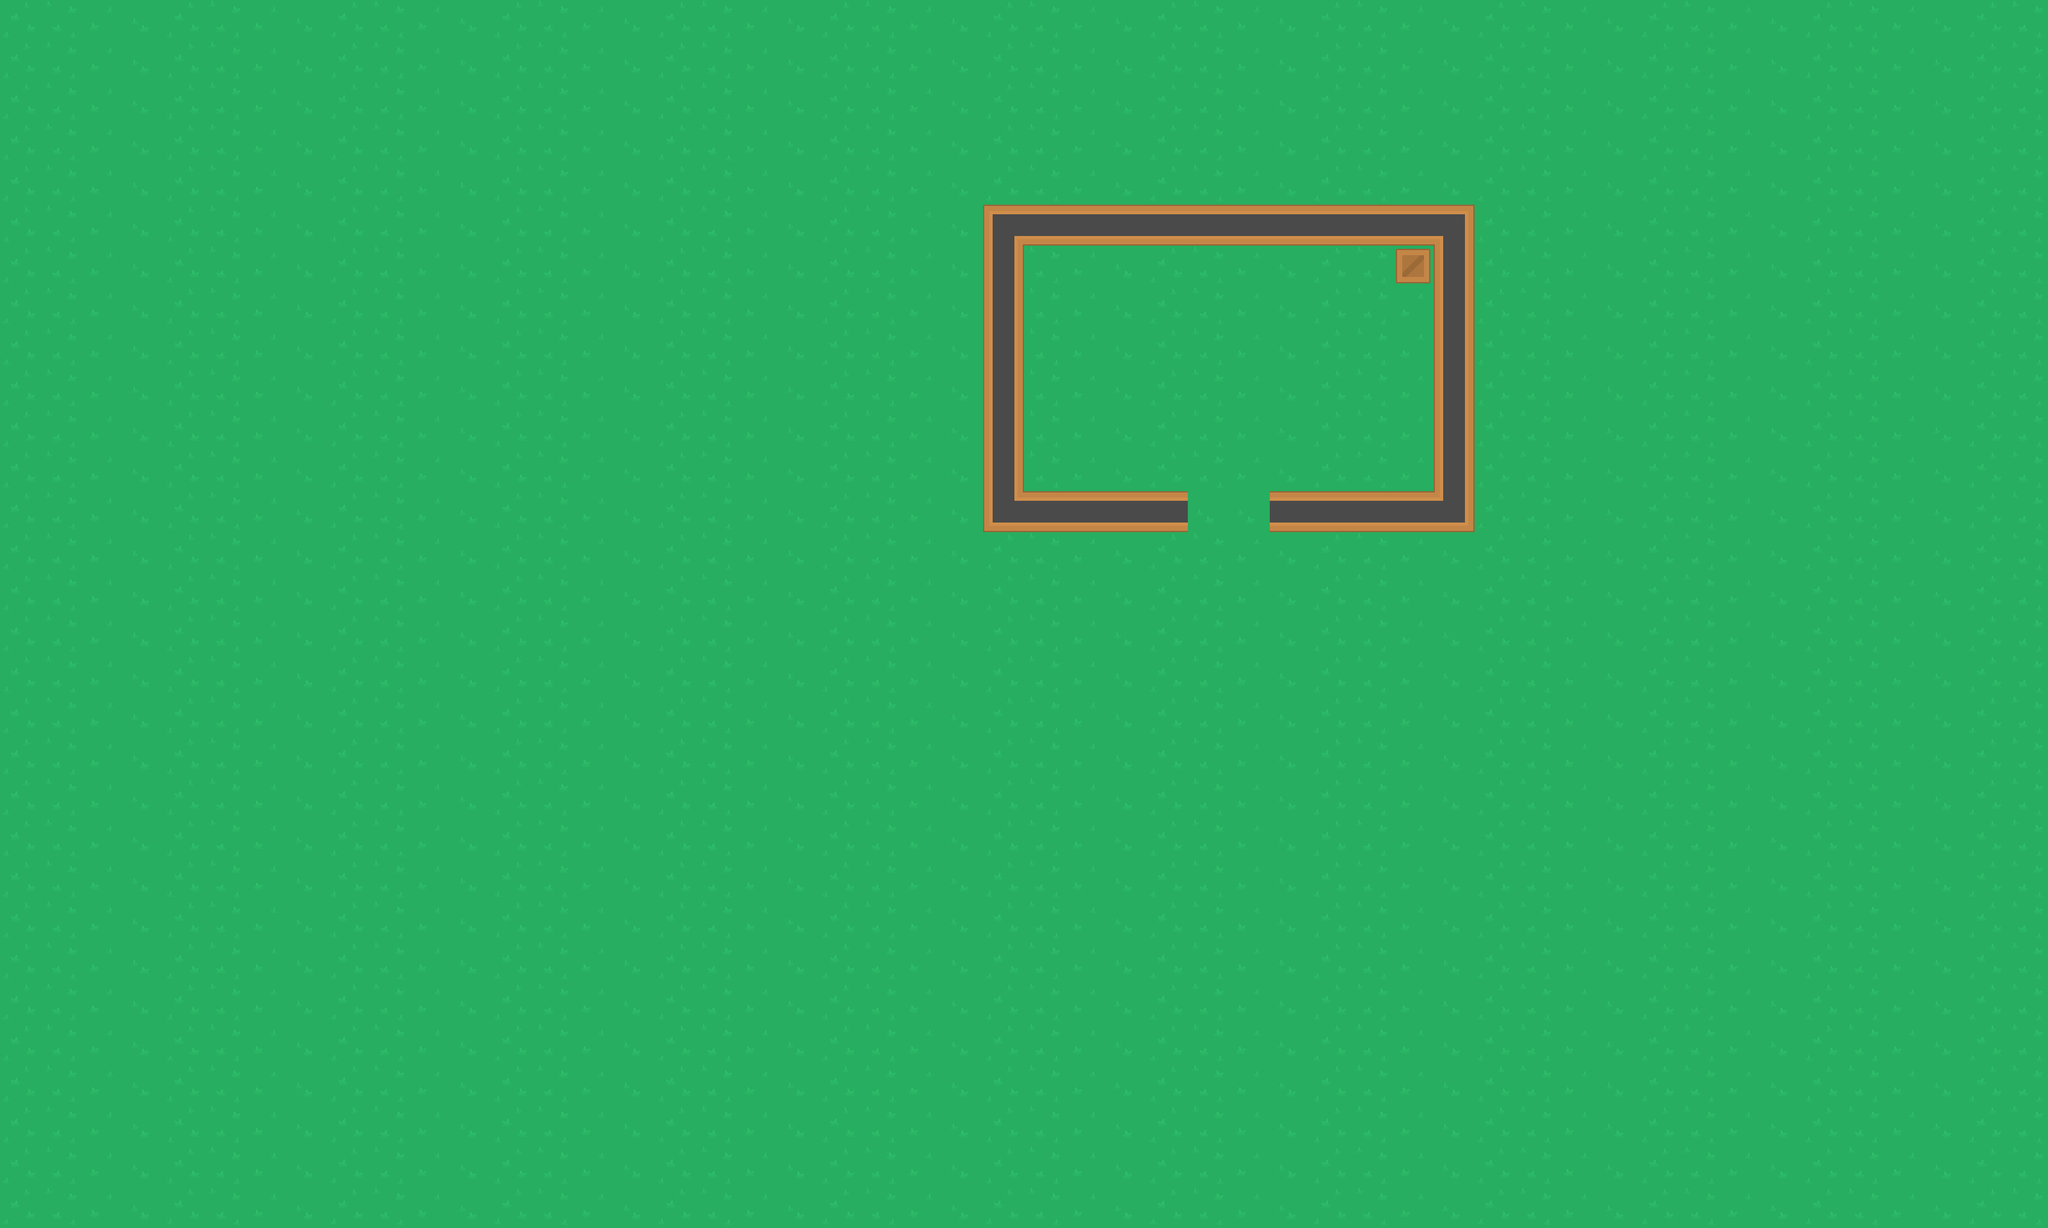

Below is a game level as drawn by its tile map, then a one-line description and the .tmx file that defines it, in full:
An orthogonal 50x30 tile map with 64x64 px tiles, 2 tile layers (Tile Layer 1, walls) and 12 objects (5x wall, 3x zombie, 2x health, player).

<map version="1.5" tiledversion="1.6.0" orientation="orthogonal" renderorder="right-down" width="50" height="30" tilewidth="64" tileheight="64" infinite="0" nextlayerid="5" nextobjectid="45">
 <tileset firstgid="1" source="tiles.tsx" />
 <layer id="1" name="Tile Layer 1" width="50" height="30">
  <data encoding="csv">
1,2,3,4,1,2,3,4,1,2,3,4,1,2,3,4,1,2,3,4,1,2,3,4,1,2,3,4,1,2,3,4,1,2,3,4,1,2,3,4,1,2,3,4,1,2,3,4,1,2,
1,2,3,4,1,2,3,4,1,2,3,4,1,2,3,4,1,2,3,4,1,2,3,4,1,2,3,4,1,2,3,4,1,2,3,4,1,2,3,4,1,2,3,4,1,2,3,4,1,2,
1,2,3,4,1,2,3,4,1,2,3,4,1,2,3,4,1,2,3,4,1,2,3,4,1,2,3,4,1,2,3,4,1,2,3,4,1,2,3,4,1,2,3,4,1,2,3,4,1,2,
1,2,3,4,1,2,3,4,1,2,3,4,1,2,3,4,1,2,3,4,1,2,3,4,1,2,3,4,1,2,3,4,1,2,3,4,1,2,3,4,1,2,3,4,1,2,3,4,1,2,
1,2,3,4,1,2,3,4,1,2,3,4,1,2,3,4,1,2,3,4,1,2,3,4,1,2,3,4,1,2,3,4,1,2,3,4,1,2,3,4,1,2,3,4,1,2,3,4,1,2,
1,2,3,4,1,2,3,4,1,2,3,4,1,2,3,4,1,2,3,4,1,2,3,4,1,2,3,4,1,2,3,4,1,2,3,4,1,2,3,4,1,2,3,4,1,2,3,4,1,2,
1,2,3,4,1,2,3,4,1,2,3,4,1,2,3,4,1,2,3,4,1,2,3,4,1,2,3,4,1,2,3,4,1,2,3,4,1,2,3,4,1,2,3,4,1,2,3,4,1,2,
1,2,3,4,1,2,3,4,1,2,3,4,1,2,3,4,1,2,3,4,1,2,3,4,1,2,3,4,1,2,3,4,1,2,3,4,1,2,3,4,1,2,3,4,1,2,3,4,1,2,
1,2,3,4,1,2,3,4,1,2,3,4,1,2,3,4,1,2,3,4,1,2,3,4,1,2,3,4,1,2,3,4,1,2,3,4,1,2,3,4,1,2,3,4,1,2,3,4,1,2,
1,2,3,4,1,2,3,4,1,2,3,4,1,2,3,4,1,2,3,4,1,2,3,4,1,2,3,4,1,2,3,4,1,2,3,4,1,2,3,4,1,2,3,4,1,2,3,4,1,2,
1,2,3,4,1,2,3,4,1,2,3,4,1,2,3,4,1,2,3,4,1,2,3,4,1,2,3,4,1,2,3,4,1,2,3,4,1,2,3,4,1,2,3,4,1,2,3,4,1,2,
1,2,3,4,1,2,3,4,1,2,3,4,1,2,3,4,1,2,3,4,1,2,3,4,1,2,3,4,1,2,3,4,1,2,3,4,1,2,3,4,1,2,3,4,1,2,3,4,1,2,
1,2,3,4,1,2,3,4,1,2,3,4,1,2,3,4,1,2,3,4,1,2,3,4,1,2,3,4,1,2,3,4,1,2,3,4,1,2,3,4,1,2,3,4,1,2,3,4,1,2,
1,2,3,4,1,2,3,4,1,2,3,4,1,2,3,4,1,2,3,4,1,2,3,4,1,2,3,4,1,2,3,4,1,2,3,4,1,2,3,4,1,2,3,4,1,2,3,4,1,2,
1,2,3,4,1,2,3,4,1,2,3,4,1,2,3,4,1,2,3,4,1,2,3,4,1,2,3,4,1,2,3,4,1,2,3,4,1,2,3,4,1,2,3,4,1,2,3,4,1,2,
1,2,3,4,1,2,3,4,1,2,3,4,1,2,3,4,1,2,3,4,1,2,3,4,1,2,3,4,1,2,3,4,1,2,3,4,1,2,3,4,1,2,3,4,1,2,3,4,1,2,
1,2,3,4,1,2,3,4,1,2,3,4,1,2,3,4,1,2,3,4,1,2,3,4,1,2,3,4,1,2,3,4,1,2,3,4,1,2,3,4,1,2,3,4,1,2,3,4,1,2,
1,2,3,4,1,2,3,4,1,2,3,4,1,2,3,4,1,2,3,4,1,2,3,4,1,2,3,4,1,2,3,4,1,2,3,4,1,2,3,4,1,2,3,4,1,2,3,4,1,2,
1,2,3,4,1,2,3,4,1,2,3,4,1,2,3,4,1,2,3,4,1,2,3,4,1,2,3,4,1,2,3,4,1,2,3,4,1,2,3,4,1,2,3,4,1,2,3,4,1,2,
1,2,3,4,1,2,3,4,1,2,3,4,1,2,3,4,1,2,3,4,1,2,3,4,1,2,3,4,1,2,3,4,1,2,3,4,1,2,3,4,1,2,3,4,1,2,3,4,1,2,
1,2,3,4,1,2,3,4,1,2,3,4,1,2,3,4,1,2,3,4,1,2,3,4,1,2,3,4,1,2,3,4,1,2,3,4,1,2,3,4,1,2,3,4,1,2,3,4,1,2,
1,2,3,4,1,2,3,4,1,2,3,4,1,2,3,4,1,2,3,4,1,2,3,4,1,2,3,4,1,2,3,4,1,2,3,4,1,2,3,4,1,2,3,4,1,2,3,4,1,2,
1,2,3,4,1,2,3,4,1,2,3,4,1,2,3,4,1,2,3,4,1,2,3,4,1,2,3,4,1,2,3,4,1,2,3,4,1,2,3,4,1,2,3,4,1,2,3,4,1,2,
1,2,3,4,1,2,3,4,1,2,3,4,1,2,3,4,1,2,3,4,1,2,3,4,1,2,3,4,1,2,3,4,1,2,3,4,1,2,3,4,1,2,3,4,1,2,3,4,1,2,
1,2,3,4,1,2,3,4,1,2,3,4,1,2,3,4,1,2,3,4,1,2,3,4,1,2,3,4,1,2,3,4,1,2,3,4,1,2,3,4,1,2,3,4,1,2,3,4,1,2,
1,2,3,4,1,2,3,4,1,2,3,4,1,2,3,4,1,2,3,4,1,2,3,4,1,2,3,4,1,2,3,4,1,2,3,4,1,2,3,4,1,2,3,4,1,2,3,4,1,2,
1,2,3,4,1,2,3,4,1,2,3,4,1,2,3,4,1,2,3,4,1,2,3,4,1,2,3,4,1,2,3,4,1,2,3,4,1,2,3,4,1,2,3,4,1,2,3,4,1,2,
1,2,3,4,1,2,3,4,1,2,3,4,1,2,3,4,1,2,3,4,1,2,3,4,1,2,3,4,1,2,3,4,1,2,3,4,1,2,3,4,1,2,3,4,1,2,3,4,1,2,
1,2,3,4,1,2,3,4,1,2,3,4,1,2,3,4,1,2,3,4,1,2,3,4,1,2,3,4,1,2,3,4,1,2,3,4,1,2,3,4,1,2,3,4,1,2,3,4,1,2,
1,2,3,4,1,2,3,4,1,2,3,4,1,2,3,4,1,2,3,4,1,2,3,4,1,2,3,4,1,2,3,4,1,2,3,4,1,2,3,4,1,2,3,4,1,2,3,4,1,2
</data>
 </layer>
 <layer id="3" name="walls" width="50" height="30">
  <data encoding="csv">
0,0,0,0,0,0,0,0,0,0,0,0,0,0,0,0,0,0,0,0,0,0,0,0,0,0,0,0,0,0,0,0,0,0,0,0,0,0,0,0,0,0,0,0,0,0,0,0,0,0,
0,0,0,0,0,0,0,0,0,0,0,0,0,0,0,0,0,0,0,0,0,0,0,0,0,0,0,0,0,0,0,0,0,0,0,0,0,0,0,0,0,0,0,0,0,0,0,0,0,0,
0,0,0,0,0,0,0,0,0,0,0,0,0,0,0,0,0,0,0,0,0,0,0,0,0,0,0,0,0,0,0,0,0,0,0,0,0,0,0,0,0,0,0,0,0,0,0,0,0,0,
0,0,0,0,0,0,0,0,0,0,0,0,0,0,0,0,0,0,0,0,0,0,0,0,0,0,0,0,0,0,0,0,0,0,0,0,0,0,0,0,0,0,0,0,0,0,0,0,0,0,
0,0,0,0,0,0,0,0,0,0,0,0,0,0,0,0,0,0,0,0,0,0,0,0,0,0,0,0,0,0,0,0,0,0,0,0,0,0,0,0,0,0,0,0,0,0,0,0,0,0,
0,0,0,0,0,0,0,0,0,0,0,0,0,0,0,0,0,0,0,0,0,0,0,0,118,120,120,120,120,120,120,120,120,120,120,119,0,0,0,0,0,0,0,0,0,0,0,0,0,0,
0,0,0,0,0,0,0,0,0,0,0,0,0,0,0,0,0,0,0,0,0,0,0,0,147,0,0,0,0,0,0,0,0,0,129,147,0,0,0,0,0,0,0,0,0,0,0,0,0,0,
0,0,0,0,0,0,0,0,0,0,0,0,0,0,0,0,0,0,0,0,0,0,0,0,147,0,0,0,0,0,0,0,0,0,0,147,0,0,0,0,0,0,0,0,0,0,0,0,0,0,
0,0,0,0,0,0,0,0,0,0,0,0,0,0,0,0,0,0,0,0,0,0,0,0,147,0,0,0,0,0,0,0,0,0,0,147,0,0,0,0,0,0,0,0,0,0,0,0,0,0,
0,0,0,0,0,0,0,0,0,0,0,0,0,0,0,0,0,0,0,0,0,0,0,0,147,0,0,0,0,0,0,0,0,0,0,147,0,0,0,0,0,0,0,0,0,0,0,0,0,0,
0,0,0,0,0,0,0,0,0,0,0,0,0,0,0,0,0,0,0,0,0,0,0,0,147,0,0,0,0,0,0,0,0,0,0,147,0,0,0,0,0,0,0,0,0,0,0,0,0,0,
0,0,0,0,0,0,0,0,0,0,0,0,0,0,0,0,0,0,0,0,0,0,0,0,147,0,0,0,0,0,0,0,0,0,0,147,0,0,0,0,0,0,0,0,0,0,0,0,0,0,
0,0,0,0,0,0,0,0,0,0,0,0,0,0,0,0,0,0,0,0,0,0,0,0,145,120,120,120,120,4,4,120,120,120,120,146,0,0,0,0,0,0,0,0,0,0,0,0,0,0,
0,0,0,0,0,0,0,0,0,0,0,0,0,0,0,0,0,0,0,0,0,0,0,0,0,0,0,0,0,0,0,0,0,0,0,0,0,0,0,0,0,0,0,0,0,0,0,0,0,0,
0,0,0,0,0,0,0,0,0,0,0,0,0,0,0,0,0,0,0,0,0,0,0,0,0,0,0,0,0,0,0,0,0,0,0,0,0,0,0,0,0,0,0,0,0,0,0,0,0,0,
0,0,0,0,0,0,0,0,0,0,0,0,0,0,0,0,0,0,0,0,0,0,0,0,0,0,0,0,0,0,0,0,0,0,0,0,0,0,0,0,0,0,0,0,0,0,0,0,0,0,
0,0,0,0,0,0,0,0,0,0,0,0,0,0,0,0,0,0,0,0,0,0,0,0,0,0,0,0,0,0,0,0,0,0,0,0,0,0,0,0,0,0,0,0,0,0,0,0,0,0,
0,0,0,0,0,0,0,0,0,0,0,0,0,0,0,0,0,0,0,0,0,0,0,0,0,0,0,0,0,0,0,0,0,0,0,0,0,0,0,0,0,0,0,0,0,0,0,0,0,0,
0,0,0,0,0,0,0,0,0,0,0,0,0,0,0,0,0,0,0,0,0,0,0,0,0,0,0,0,0,0,0,0,0,0,0,0,0,0,0,0,0,0,0,0,0,0,0,0,0,0,
0,0,0,0,0,0,0,0,0,0,0,0,0,0,0,0,0,0,0,0,0,0,0,0,0,0,0,0,0,0,0,0,0,0,0,0,0,0,0,0,0,0,0,0,0,0,0,0,0,0,
0,0,0,0,0,0,0,0,0,0,0,0,0,0,0,0,0,0,0,0,0,0,0,0,0,0,0,0,0,0,0,0,0,0,0,0,0,0,0,0,0,0,0,0,0,0,0,0,0,0,
0,0,0,0,0,0,0,0,0,0,0,0,0,0,0,0,0,0,0,0,0,0,0,0,0,0,0,0,0,0,0,0,0,0,0,0,0,0,0,0,0,0,0,0,0,0,0,0,0,0,
0,0,0,0,0,0,0,0,0,0,0,0,0,0,0,0,0,0,0,0,0,0,0,0,0,0,0,0,0,0,0,0,0,0,0,0,0,0,0,0,0,0,0,0,0,0,0,0,0,0,
0,0,0,0,0,0,0,0,0,0,0,0,0,0,0,0,0,0,0,0,0,0,0,0,0,0,0,0,0,0,0,0,0,0,0,0,0,0,0,0,0,0,0,0,0,0,0,0,0,0,
0,0,0,0,0,0,0,0,0,0,0,0,0,0,0,0,0,0,0,0,0,0,0,0,0,0,0,0,0,0,0,0,0,0,0,0,0,0,0,0,0,0,0,0,0,0,0,0,0,0,
0,0,0,0,0,0,0,0,0,0,0,0,0,0,0,0,0,0,0,0,0,0,0,0,0,0,0,0,0,0,0,0,0,0,0,0,0,0,0,0,0,0,0,0,0,0,0,0,0,0,
0,0,0,0,0,0,0,0,0,0,0,0,0,0,0,0,0,0,0,0,0,0,0,0,0,0,0,0,0,0,0,0,0,0,0,0,0,0,0,0,0,0,0,0,0,0,0,0,0,0,
0,0,0,0,0,0,0,0,0,0,0,0,0,0,0,0,0,0,0,0,0,0,0,0,0,0,0,0,0,0,0,0,0,0,0,0,0,0,0,0,0,0,0,0,0,0,0,0,0,0,
0,0,0,0,0,0,0,0,0,0,0,0,0,0,0,0,0,0,0,0,0,0,0,0,0,0,0,0,0,0,0,0,0,0,0,0,0,0,0,0,0,0,0,0,0,0,0,0,0,0,
0,0,0,0,0,0,0,0,0,0,0,0,0,0,0,0,0,0,0,0,0,0,0,0,0,0,0,0,0,0,0,0,0,0,0,0,0,0,0,0,0,0,0,0,0,0,0,0,0,0
</data>
 </layer>
 <objectgroup id="2" name="walls">
  <object id="7" name="wall" x="1984" y="768" width="320" height="64" />
  <object id="8" name="wall" x="2240" y="320" width="64" height="448" />
  <object id="9" name="wall" x="1536" y="320" width="704" height="64" />
  <object id="10" name="wall" x="1536" y="384" width="64" height="448" />
  <object id="11" name="wall" x="1600" y="768" width="256" height="64" />
  <object id="14" x="2176" y="384" width="64" height="64" />
 </objectgroup>
 <objectgroup id="4" name="zombies an player">
  <object id="12" name="player" x="1792" y="576" width="64" height="64" />
  <object id="16" name="health" x="1664" y="512" width="64" height="64" />
  <object id="41" name="zombie" x="1936" y="560" width="64" height="64" />
  <object id="42" name="zombie" x="2096" y="1024" width="64" height="64" />
  <object id="43" name="zombie" x="1424" y="1216" width="64" height="64" />
  <object id="44" name="health" x="1648" y="48" width="64" height="64" />
 </objectgroup>
</map>
